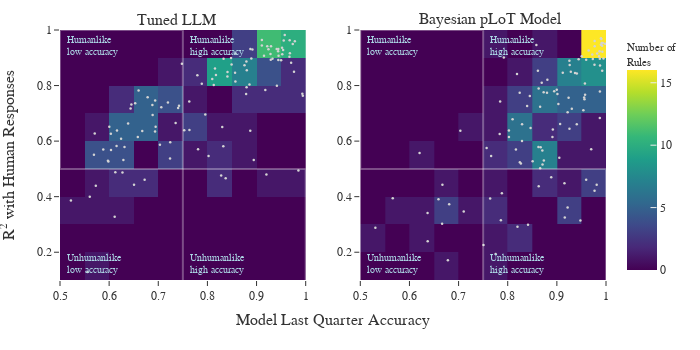

Write notebook code for a chart like this one.
### Markdown cell above
# Heatmap Plot

### Code cell
from scipy.stats import percentileofscore
import re
import statsmodels.formula.api as smf

# # Construct the columns for the different powers of x
# def get_r2_statsmodels(x, y, k=1):
#     xpoly = np.column_stack([x**i for i in range(k+1)])    
#     return sm.OLS(y, xpoly).fit().rsquared

# Use the formula API and construct a formula describing the polynomial
def get_r2_statsmodels_formula(x, y, k=1):
    formula = 'y ~ 1 + ' + ' + '.join('I(x**{})'.format(i) for i in range(1, k+1))
    data = {'x': x, 'y': y}
    return smf.ols(formula, data).fit() # or rsquared_adj

def find_acc_to_r2_corr(df_name, folder_name):
    
    def func(x, b, c, d):
        return  b*(x**2) + c *x + d

    fig = make_subplots(rows=1, cols=2, subplot_titles=['Tuned LLM', 'Bayesian pLoT Model'], horizontal_spacing=0.15,
            x_title='Model Last Quarter Accuracy', y_title='R<sup>2</sup> with Human Responses')

    mdf = pd.read_csv(data_files[df_name])
    mdf = mdf[~mdf['concept'].isin(['hg200', 'hg201'])]
    bdf =  pd.read_csv(data_files['PTG16'])
    hdf = pd.read_csv("./data/compiled_individual_humans.csv")    
    model_stats = pd.read_csv("./results/experiment_1/model_indiv_stats_with_exp3.csv")

    # mdf = mdf[~mdf['concept'].isin(SUBSETS['boolean'])]
    maccs = []
    baccs = []
    mcorrs = []
    bcorrs = []
    concepts = []
    for concept in mdf['concept'].unique():
        mscore = np.array([float(x) for x in re.sub(",", " ", mdf[mdf['concept'] == concept]['mscores'].iloc[0][1:-1]).split()])
        bscore = np.array([float(x) for x in re.sub(",", " ", bdf[bdf['concept'] == concept]['mscores'].iloc[0][1:-1]).split()])
        hscore = np.array([float(x) for x in re.sub(",", " ", mdf[mdf['concept'] == concept]['hscores'].iloc[0][1:-1]).split()])
        
        # answer_idx = (np.array(hdf[hdf['concepts'] == concept]['answers'])).astype(int)
        # yes_rate = np.mean(answer_idx)

        # hlq_accuracy = hdf_stats[hdf_stats['concept'] == concept]['last_quarter_mean'].item()
        # hlq_sd = hdf_stats[hdf_stats['concept'] == concept]['last_quarter_sd'].item()

        # percentile = model_stats[(model_stats['concept'] == concept) & (model_stats['subject'] == folder_name)]['last_quarter_percentile'].item()
        # hdf_scores = [float(x) for x in re.sub(",", " ", hdf_stats[hdf_stats['concept'] == concept]['last_quarter_scores'].item()[1: -1]).split()]
        # percentile = percentileofscore(hdf_scores, mlq_accuracy, 'weak')
        # print(hlq_accuracy, hdf_scores)
        # print(concept, mlq_accuracy, percentile)
        # hlq_accuracy = hscore[-(len(mscore)//4):].mean()
        corr = (mdf[mdf['concept'] == concept]['pyes_corr'] ** 2).item()
        bcorr = (bdf[bdf['concept'] == concept]['pyes_corr'] ** 2).item()
        # accs.append(mlq_accuracy - (hlq_accuracy - hlq_sd))
        
        blq_accuracy = bscore[3*(len(bscore)//4):].mean()
        baccs.append(blq_accuracy)
        bcorrs.append(bcorr)

        mlq_accuracy = mscore[3*(len(mscore)//4):].mean()
        maccs.append(mlq_accuracy)
        mcorrs.append(corr)

        # corrs.append(corr-bcorr)
        concepts.append(concept)

    fig.add_trace(go.Histogram2d(
        x=maccs,
        y=mcorrs,
        colorscale='viridis',
        nbinsx=15,
        nbinsy=15,
        zmax=15,
        zmin=0,
        histnorm='',
        coloraxis='coloraxis'
    ), row=1,col=1)

    fig.add_trace(go.Histogram2d(
        x=baccs,
        y=bcorrs,
        zmax=15,
        zmin=0,
        nbinsx=15,
        nbinsy=15,
        coloraxis='coloraxis',
        colorscale='viridis',
        histnorm=''
    ), row=1,col=2)

    fig.add_trace(go.Scatter(x=maccs, y=mcorrs,
                customdata = [[c for c in concepts], [READABLE[c] for c in concepts]],
                hoverinfo='text', text=[READABLE[c] for c in concepts],
                # marker_color=["darkblue" if c in SUBSETS['boolean'] else "coral" for c in concepts],
                marker_color='lightgray',
                marker_size=2.5,
                showlegend=False,
                mode='markers'),
                row=1, col=1)
    
    fig.add_trace(go.Scatter(x=baccs, y=bcorrs,
                customdata = [[c for c in concepts], [READABLE[c] for c in concepts]],
                hoverinfo='text', text=[READABLE[c] for c in concepts],
                # marker_color=["darkblue" if c in SUBSETS['boolean'] else "coral" for c in concepts],
                marker_color='lightgray',
                marker_size=2.5,
                showlegend=False,
                mode='markers'),
                row=1, col=2)
    

    # delta = (np.array(mcorrs) - np.array(bcorrs))
    # delta = (delta - np.mean(delta)) / np.std(delta)
    
    # fig.add_trace(go.Scatter(x=maccs, y=mcorrs,
    #             customdata = [[c for c in concepts], [READABLE[c] for c in concepts]],
    #             hoverinfo='text', text=[READABLE[c] for c in concepts],
    #             # marker_color=["darkblue" if c in SUBSETS['boolean'] else "coral" for c in concepts]
    #             marker_color=delta,
    #             marker=dict(colorscale="balance_r",  
    #                 colorbar=dict(title='R<sup>2</sup>', 
    #                 tickmode='array',
    #                 tickvals=[2.4, 0, -2.4],
    #                 ticktext = ['Tuned<br>Model<br>Higher', 'Same', 'Bayesian<br>Model<br>Higher'],
    #                 outlinewidth=0,
    #                 thickness=15
    #                 )),
    #             showlegend=False,
    #             mode='markers'),
    #             row=1, col=1)
    
    # fig.add_trace(go.Scatter(x=baccs, y=bcorrs, 
    #             hoverinfo='text', text=[READABLE[c] for c in concepts],
    #             # marker_color=["darkblue" if c in SUBSETS['boolean'] else "coral" for c in concepts],
    #             marker_color=delta,
    #             marker=dict(colorscale="balance_r", 
    #                 # colorbar=dict(showticklabels=False)
    #                 ),
    #             showlegend=False,
    #             mode='markers'),
    #             row=1, col=2)
    
    # mfit = get_r2_statsmodels_formula(np.array(maccs), np.array(mcorrs), k=2)
    # bfit = get_r2_statsmodels_formula(np.array(baccs), np.array(bcorrs), k=2)
    
    # data = {'accuracy': maccs + baccs, 'r2': mcorrs + bcorrs, 'is_llm': [1] * len(maccs) + [0] * len(baccs), 'concept': list(mdf['concept'].unique()) + list(mdf['concept'].unique())} 

    # fig.add_trace(go.Scatter(x=sorted(maccs), y=mfit.get_prediction({'x': np.array(sorted(maccs)).reshape((-1, 1))}).predicted_mean, 
    #                 mode='lines', 
    #                 line_width=1,
    #                 showlegend=False,
    #                 marker_color='slategray'
    #                 ), row=1, col=1)
    
    # fig.add_annotation(x=0.84, y=0.48, text=f'R<sup>2</sup>={str(bfit.rsquared)[:4]}', showarrow=False, row=1, col=2)
    # fig.add_annotation(x=0.84, y=0.72, text=f'R<sup>2</sup>={str(mfit.rsquared)[:4]}', showarrow=False, row=1, col=1)

    # fig.add_trace(go.Scatter(x=sorted(baccs), y=bfit.get_prediction({'x': np.array(sorted(baccs)).reshape((-1, 1))}).predicted_mean, 
    #                 mode='lines', 
    #                 line_width=1,
    #                 showlegend=False,
    #                 marker_color='slategray'
    #                 ), row=1, col=2)

    fig['layout'].xaxis= {'anchor': 'y', 'domain': [0.0, 0.45], 
                            'dtick': 0.1, 'showticklabels': True, 'tick0': 0.5, 'range': [0.5, 1]}
    
    fig['layout'].yaxis= {'anchor': 'x', 'domain': [0.0, 1.0], 
                            'dtick': 0.2, 'showticklabels': True, 'tick0': 0.2, 'range': [0.1, 1]}
    fig['layout'].xaxis2= {'anchor': 'y2', 'domain': [0.55, 1.0], 
                            'dtick': 0.1, 'showticklabels': True, 'tick0': 0.5, 'range': [0.5, 1]}
    
    fig['layout'].yaxis2= {'anchor': 'x2', 'domain': [0.0, 1.0], 
                            'dtick': 0.2, 'showticklabels': True, 'tick0': 0.2, 'range': [0.1, 1]}
    
    fig.add_shape(type='rect', xref='x', yref='y', x0=0.75, y0=0, x1=1, y1=0.5, line=dict(color='white', width=2), fillcolor='rgba(0,0,0,0)')
    fig.add_shape(type='rect', xref='x', yref='y', x0=0.5, y0=0.5, x1=0.75, y1=1, line=dict(color='white', width=2), fillcolor='rgba(0,0,0,0)')
    fig.add_shape(type='rect', xref='x2', yref='y2', x0=0.75, y0=0, x1=1, y1=0.5, line=dict(color='white', width=2), fillcolor='rgba(0,0,0,0)')
    fig.add_shape(type='rect', xref='x2', yref='y2', x0=0.5, y0=0.5, x1=0.75, y1=1, line=dict(color='white', width=2), fillcolor='rgba(0,0,0,0)')
    fig.add_annotation(text='Unhumanlike<br>high accuracy', align='left',xref='x', yref='y', x=0.76, y=0.11, yanchor='bottom', xanchor='left', showarrow=False, font_color='lightblue', font_size=9.5)
    fig.add_annotation(text='Unhumanlike<br>low accuracy', align='left',xref='x', yref='y', x=0.51, y=0.11, yanchor='bottom', xanchor='left', showarrow=False, font_color='lightblue', font_size=9.5)
    fig.add_annotation(text='Humanlike<br>low accuracy', align='left',xref='x', yref='y', x=0.51, y=0.99, yanchor='top', xanchor='left', showarrow=False, font_color='lightblue', font_size=9.5)
    fig.add_annotation(text='Humanlike<br>high accuracy', align='left',xref='x', yref='y', x=0.76, y=0.99, yanchor='top', xanchor='left', showarrow=False, font_color='lightblue', font_size=9.5)

    fig.add_annotation(text='Unhumanlike<br>high accuracy', align='left', xref='x2', yref='y2', x=0.76, y=0.11, yanchor='bottom', xanchor='left', showarrow=False, font_color='lightblue', font_size=9.5)
    fig.add_annotation(text='Unhumanlike<br>low accuracy', align='left',xref='x2', yref='y2', x=0.51, y=0.11, yanchor='bottom', xanchor='left', showarrow=False, font_color='lightblue', font_size=9.5)
    fig.add_annotation(text='Humanlike<br>low accuracy', align='left',xref='x2', yref='y2', x=0.51, y=0.99, yanchor='top', xanchor='left', showarrow=False, font_color='lightblue', font_size=9.5)
    fig.add_annotation(text='Humanlike<br>high accuracy', align='left',xref='x2', yref='y2', x=0.76, y=0.99, yanchor='top', xanchor='left', showarrow=False, font_color='lightblue', font_size=9.5)

    fig.update_xaxes(dtick=0.1)
    fig.update_layout(width=700, height=350, template='ggplot2', font_family='times new roman', coloraxis_showscale=False)
    fig.update_layout(
        margin=dict(l=60, r=40, t=30, b=70),
    )
    fig.update_coloraxes(colorscale='viridis', showscale=True, colorbar_title="Number of<br>Rules", colorbar_title_font_size=11)
    # fig.update(layout_showlegend=False) 
    return fig, data

fig, data = find_acc_to_r2_corr('Tuned112-7B', 'gemma7b-tuned112')
fig.show()
fig.write_image('./analysis/fig/e3_versus_bayesian_model.pdf')
# # find_acc_to_r2_corr('Pretrained-7B', 'gemma7b-pretrained')

### Figure 1 — Plotly figure (JSON) as saved in the notebook; plotly's stock layout.template omitted (floating-point values rounded to 4 significant figures; data arrays with more than 128 entries replaced by an {"elided": "..."} marker saying what was removed)
{"data": [{"coloraxis": "coloraxis", "colorscale": [[0, "#440154"], [0.1111, "#482878"], [0.2222, "#3e4989"], [0.3333, "#31688e"], [0.4444, "#26828e"], [0.5556, "#1f9e89"], [0.6667, "#35b779"], [0.7778, "#6ece58"], [0.8889, "#b5de2b"], [1, "#fde725"]], "histnorm": "", "nbinsx": 15, "nbinsy": 15, "type": "histogram2d", "x": [0.9409, 0.6506, 0.7795, 0.5606, 0.8755, 0.9942, 0.7957, 0.7886, 0.9736, 0.8371, 0.8409, 0.8872, 0.8801, 0.9931, 0.9852, 0.5222, 0.6037, 0.6386, 0.6036, 0.8563, 0.8796, 0.7634, 0.8894, 0.9779, 0.9673, 0.7353, 0.7243, 0.8324, 0.629, 0.588, 0.724, 0.6937, 0.653, 0.9289, 0.6243, 0.9413, 0.6584, 0.8154, 0.6885, 0.7528, 0.9241, 0.8302, 0.9762, 0.6722, 0.616, 0.7422, 0.828, 0.8492, 0.6126, 0.9151, 0.9325, 0.8942, 0.7196, 0.9704, 0.6674, 0.9678, 0.9442, 0.8875, 0.9523, 0.6313, 0.9294, 0.9669, 0.8023, 0.92, 0.781, 0.5691, 0.6436, 0.6783, 0.6934, 0.8788, 0.95, 0.8098, 0.6879, 0.9178, 0.8569, 0.9283, 0.9438, 0.6453, 0.8856, 0.8571, 0.8328, 0.8407, 0.9448, 0.7033, 0.5975, 0.6112, 0.9442, 0.8128, 0.556, 0.6003, 0.9519, 0.954, 0.6151, 0.8482, 0.763, 0.8173, 0.9218, 0.9107, 0.8793, 0.6946, 0.8916, 0.9108, 0.5985, 0.7061, 0.9574, 0.7404, 0.5707, 0.748, 0.6599, 0.6271, 0.9553, 0.5728], "xaxis": "x", "y": [0.9315, 0.4433, 0.8369, 0.3998, 0.8731, 0.7634, 0.6959, 0.8062, 0.9499, 0.4667, 0.8489, 0.6375, 0.8549, 0.7706, 0.4944, 0.3866, 0.5684, 0.6632, 0.6266, 0.8463, 0.7939, 0.6397, 0.8975, 0.9592, 0.9633, 0.665, 0.5961, 0.5811, 0.5318, 0.5701, 0.537, 0.7459, 0.7365, 0.8927, 0.6083, 0.799, 0.6144, 0.8613, 0.6942, 0.6389, 0.9309, 0.6508, 0.8495, 0.4608, 0.6383, 0.7276, 0.4763, 0.8762, 0.4876, 0.9072, 0.8968, 0.5316, 0.7386, 0.8819, 0.6363, 0.9166, 0.9319, 0.9317, 0.913, 0.5786, 0.9411, 0.9035, 0.5463, 0.48, 0.5703, 0.5507, 0.717, 0.7582, 0.6342, 0.7698, 0.891, 0.8237, 0.7299, 0.7843, 0.8148, 0.9138, 0.9236, 0.7316, 0.8041, 0.9155, 0.8961, 0.8324, 0.9075, 0.5867, 0.5295, 0.3276, 0.8916, 0.8016, 0.129, 0.652, 0.9359, 0.928, 0.5825, 0.8994, 0.7425, 0.8376, 0.9415, 0.9442, 0.8866, 0.6517, 0.9301, 0.9643, 0.5269, 0.7217, 0.9821, 0.7191, 0.6273, 0.8787, 0.7826, 0.4868, 0.9624, 0.4396], "yaxis": "y", "zmax": 15, "zmin": 0}, {"coloraxis": "coloraxis", "colorscale": [[0, "#440154"], [0.1111, "#482878"], [0.2222, "#3e4989"], [0.3333, "#31688e"], [0.4444, "#26828e"], [0.5556, "#1f9e89"], [0.6667, "#35b779"], [0.7778, "#6ece58"], [0.8889, "#b5de2b"], [1, "#fde725"]], "histnorm": "", "nbinsx": 15, "nbinsy": 15, "type": "histogram2d", "x": [0.9443, 0.6372, 0.9219, 0.7507, 0.88, 0.9539, 0.8465, 0.926, 0.9911, 0.9161, 0.9406, 0.8735, 0.8247, 0.9767, 0.9699, 0.6671, 0.8625, 0.6665, 0.7105, 0.8731, 0.9067, 0.8918, 0.8395, 0.9983, 0.9897, 0.891, 0.9574, 0.867, 0.8024, 0.6206, 0.8885, 0.8244, 0.905, 0.9768, 0.7846, 0.9571, 0.9874, 0.9239, 0.9284, 0.7881, 0.9255, 0.8629, 0.9405, 0.8167, 0.9596, 0.8268, 0.8413, 0.9731, 0.8807, 0.9923, 0.9859, 0.9155, 0.8292, 0.9219, 0.7036, 0.982, 0.9874, 0.972, 0.9562, 0.8659, 0.9926, 0.9765, 0.903, 0.9479, 0.7861, 0.5661, 0.7836, 0.8506, 0.8199, 0.9256, 0.9878, 0.8945, 0.8291, 0.8631, 0.8614, 0.9505, 0.9868, 0.6591, 0.9012, 0.9597, 0.8583, 0.8705, 0.9934, 0.6369, 0.8449, 0.8998, 0.9556, 0.9304, 0.7754, 0.7662, 0.9949, 0.9769, 0.866, 0.7921, 0.8099, 0.9875, 0.937, 0.9647, 0.8692, 0.8024, 0.912, 0.9897, 0.6809, 0.7642, 0.9906, 0.8708, 0.9811, 0.8189, 0.7571, 0.6782, 0.9921, 0.5307], "xaxis": "x2", "y": [0.8949, 0.2391, 0.7043, 0.2262, 0.7744, 0.7109, 0.6468, 0.8738, 0.9532, 0.325, 0.8435, 0.5305, 0.5237, 0.4209, 0.5711, 0.443, 0.5788, 0.3027, 0.3463, 0.7761, 0.6618, 0.6418, 0.726, 0.9506, 0.9704, 0.6144, 0.7672, 0.5775, 0.6145, 0.5572, 0.4701, 0.7743, 0.5397, 0.9608, 0.7424, 0.8078, 0.683, 0.7564, 0.8495, 0.4126, 0.8893, 0.7896, 0.6611, 0.5697, 0.4611, 0.5196, 0.2985, 0.8955, 0.8213, 0.8532, 0.9055, 0.4481, 0.6608, 0.3606, 0.6374, 0.9154, 0.8965, 0.9118, 0.7503, 0.7235, 0.9216, 0.8747, 0.7332, 0.314, 0.3147, 0.394, 0.6256, 0.5276, 0.2915, 0.6444, 0.8718, 0.7791, 0.6003, 0.4373, 0.8529, 0.9058, 0.9239, 0.3904, 0.7696, 0.8925, 0.9457, 0.5666, 0.9534, 0.3416, 0.762, 0.7853, 0.7571, 0.7165, 0.1933, 0.5466, 0.8973, 0.9416, 0.5021, 0.9012, 0.6788, 0.7788, 0.8456, 0.9259, 0.8101, 0.6378, 0.8461, 0.9465, 0.3724, 0.3932, 0.9675, 0.5155, 0.4429, 0.8413, 0.5748, 0.171, 0.9435, 0.2882], "yaxis": "y2", "zmax": 15, "zmin": 0}, {"customdata": {"elided": "2x112 str values"}, "hoverinfo": "text", "marker": {"color": "lightgray", "size": 2.5}, "mode": "markers", "showlegend": false, "text": ["circle and not blue", "there is another object of the same shape<br>and another different object of the same color", "same shape as a blue object", "exactly one object in the set is blue excluding this object", "blue and same shape as another object", "false", "all objects of the same shape are blue", "circle xor (not blue)", "circle", "same shape as one of the unique largest that is not itself", "larger than some other object", "unique largest and blue", "unique circle", "true", "(blue or circle) and no other object is (blue or circle)", "exactly one other object is the same color", "same color as all other objects of the same shape", "(circle) or (same color as all other objects of the same shape)", "every other object   shares at least one feature  with this object", "(circle or blue) or  (triangle and green)", "same shape as a blue or green object", "larger than all other objects", "(circle and blue) or (triangle and green)", "medium or small", "large", "same shape as another object", "there is a triangle in the set", "blue and no other object is blue", "exactly one blue object that is the same shape excluding this object", "all other objects of the same shape are blue", "same shape as another object that is blue", "same shape as one of the largest and blue", "exists another object of the same shape that is blue", "circle or blue", "exactly one blue object that is the same shape", "small and blue", "no other object has the same shape", "same shape as an object that is blue or green", "one of the largest of its shape", "same shape as a uniquely blue object", "circle or (blue and triangle)", "unique blue object", "the unique object that is (blue and circle)", "one of the smallest of objects who share a shape with another object", "at least one other object of the same shape is the same color", "the unique smallest object", "same shape and color as another object", "circle xor blue", "at least one other object of the same shape is not the same color", "large or small", "blue implies circle", "the unique element and is (blue or green)", "(same shape as one of the largest) or blue", "the unique object", "there is another object of the same shape<br>that is the same color as another different object", "circle and (not blue)", "circle or (triangle implies blue)", "(circle or triangle) implies blue", "not (circle and blue)", "same size as another object", "not (circle or blue)", "circle and blue", "not one of the largest or smallest", "the unique element and is (blue or circle)", "one of the largest or smallest", "blue or (same color as all other objects of the same shape)", "same shape as the unique largest blue object", "same shape as a (circle or blue) object", "same shape as the unique largest", "green or same shape as a blue object", "large or medium", "one of the smallest", "(not blue) and same shape as a blue object", "(blue or green) and no other object is blue or green", "unique largest blue object", "(not blue) implies (not circle)", "all objects of this shape are blue", "same shape as one of the largest", "blue implies size 1", "blue or small", "(same shape as one of the largest) and blue", "green and same shape as a blue object", "medium", "there is another object of the same shape and another object of the same color", "same shape as a blue object", "same color as another object", "the unique element and is (blue and circle)", "larger than or equal-sized with all objects", "exactly one blue object in the set", "same shape as another object that is blue or green", "circle or triangle", "small", "same color as all other objects of the same shape", "(same shape as a blue object) and circle", "unique largest (blue or green) object", "not (circle xor blue)", "circle implies blue", "blue or green", "one of the largest and blue", "does not exist another object with same shape and color", "blue or larger than all other objects", "(not blue) implies circle", "same shape as one of the largest that is not itself", "exactly one blue object that is the same shape excluding this object", "blue", "larger than a blue object", "same size as a circular object", "blue or (larger or equal in size to all other objects)", "same shape as a uniquely smallest object", "at least one other object of the same shape is blue", "not circle", "blue or same shape as another object"], "type": "scatter", "x": [0.9409, 0.6506, 0.7795, 0.5606, 0.8755, 0.9942, 0.7957, 0.7886, 0.9736, 0.8371, 0.8409, 0.8872, 0.8801, 0.9931, 0.9852, 0.5222, 0.6037, 0.6386, 0.6036, 0.8563, 0.8796, 0.7634, 0.8894, 0.9779, 0.9673, 0.7353, 0.7243, 0.8324, 0.629, 0.588, 0.724, 0.6937, 0.653, 0.9289, 0.6243, 0.9413, 0.6584, 0.8154, 0.6885, 0.7528, 0.9241, 0.8302, 0.9762, 0.6722, 0.616, 0.7422, 0.828, 0.8492, 0.6126, 0.9151, 0.9325, 0.8942, 0.7196, 0.9704, 0.6674, 0.9678, 0.9442, 0.8875, 0.9523, 0.6313, 0.9294, 0.9669, 0.8023, 0.92, 0.781, 0.5691, 0.6436, 0.6783, 0.6934, 0.8788, 0.95, 0.8098, 0.6879, 0.9178, 0.8569, 0.9283, 0.9438, 0.6453, 0.8856, 0.8571, 0.8328, 0.8407, 0.9448, 0.7033, 0.5975, 0.6112, 0.9442, 0.8128, 0.556, 0.6003, 0.9519, 0.954, 0.6151, 0.8482, 0.763, 0.8173, 0.9218, 0.9107, 0.8793, 0.6946, 0.8916, 0.9108, 0.5985, 0.7061, 0.9574, 0.7404, 0.5707, 0.748, 0.6599, 0.6271, 0.9553, 0.5728], "xaxis": "x", "y": [0.9315, 0.4433, 0.8369, 0.3998, 0.8731, 0.7634, 0.6959, 0.8062, 0.9499, 0.4667, 0.8489, 0.6375, 0.8549, 0.7706, 0.4944, 0.3866, 0.5684, 0.6632, 0.6266, 0.8463, 0.7939, 0.6397, 0.8975, 0.9592, 0.9633, 0.665, 0.5961, 0.5811, 0.5318, 0.5701, 0.537, 0.7459, 0.7365, 0.8927, 0.6083, 0.799, 0.6144, 0.8613, 0.6942, 0.6389, 0.9309, 0.6508, 0.8495, 0.4608, 0.6383, 0.7276, 0.4763, 0.8762, 0.4876, 0.9072, 0.8968, 0.5316, 0.7386, 0.8819, 0.6363, 0.9166, 0.9319, 0.9317, 0.913, 0.5786, 0.9411, 0.9035, 0.5463, 0.48, 0.5703, 0.5507, 0.717, 0.7582, 0.6342, 0.7698, 0.891, 0.8237, 0.7299, 0.7843, 0.8148, 0.9138, 0.9236, 0.7316, 0.8041, 0.9155, 0.8961, 0.8324, 0.9075, 0.5867, 0.5295, 0.3276, 0.8916, 0.8016, 0.129, 0.652, 0.9359, 0.928, 0.5825, 0.8994, 0.7425, 0.8376, 0.9415, 0.9442, 0.8866, 0.6517, 0.9301, 0.9643, 0.5269, 0.7217, 0.9821, 0.7191, 0.6273, 0.8787, 0.7826, 0.4868, 0.9624, 0.4396], "yaxis": "y"}, {"customdata": {"elided": "2x112 str values"}, "hoverinfo": "text", "marker": {"color": "lightgray", "size": 2.5}, "mode": "markers", "showlegend": false, "text": ["circle and not blue", "there is another object of the same shape<br>and another different object of the same color", "same shape as a blue object", "exactly one object in the set is blue excluding this object", "blue and same shape as another object", "false", "all objects of the same shape are blue", "circle xor (not blue)", "circle", "same shape as one of the unique largest that is not itself", "larger than some other object", "unique largest and blue", "unique circle", "true", "(blue or circle) and no other object is (blue or circle)", "exactly one other object is the same color", "same color as all other objects of the same shape", "(circle) or (same color as all other objects of the same shape)", "every other object   shares at least one feature  with this object", "(circle or blue) or  (triangle and green)", "same shape as a blue or green object", "larger than all other objects", "(circle and blue) or (triangle and green)", "medium or small", "large", "same shape as another object", "there is a triangle in the set", "blue and no other object is blue", "exactly one blue object that is the same shape excluding this object", "all other objects of the same shape are blue", "same shape as another object that is blue", "same shape as one of the largest and blue", "exists another object of the same shape that is blue", "circle or blue", "exactly one blue object that is the same shape", "small and blue", "no other object has the same shape", "same shape as an object that is blue or green", "one of the largest of its shape", "same shape as a uniquely blue object", "circle or (blue and triangle)", "unique blue object", "the unique object that is (blue and circle)", "one of the smallest of objects who share a shape with another object", "at least one other object of the same shape is the same color", "the unique smallest object", "same shape and color as another object", "circle xor blue", "at least one other object of the same shape is not the same color", "large or small", "blue implies circle", "the unique element and is (blue or green)", "(same shape as one of the largest) or blue", "the unique object", "there is another object of the same shape<br>that is the same color as another different object", "circle and (not blue)", "circle or (triangle implies blue)", "(circle or triangle) implies blue", "not (circle and blue)", "same size as another object", "not (circle or blue)", "circle and blue", "not one of the largest or smallest", "the unique element and is (blue or circle)", "one of the largest or smallest", "blue or (same color as all other objects of the same shape)", "same shape as the unique largest blue object", "same shape as a (circle or blue) object", "same shape as the unique largest", "green or same shape as a blue object", "large or medium", "one of the smallest", "(not blue) and same shape as a blue object", "(blue or green) and no other object is blue or green", "unique largest blue object", "(not blue) implies (not circle)", "all objects of this shape are blue", "same shape as one of the largest", "blue implies size 1", "blue or small", "(same shape as one of the largest) and blue", "green and same shape as a blue object", "medium", "there is another object of the same shape and another object of the same color", "same shape as a blue object", "same color as another object", "the unique element and is (blue and circle)", "larger than or equal-sized with all objects", "exactly one blue object in the set", "same shape as another object that is blue or green", "circle or triangle", "small", "same color as all other objects of the same shape", "(same shape as a blue object) and circle", "unique largest (blue or green) object", "not (circle xor blue)", "circle implies blue", "blue or green", "one of the largest and blue", "does not exist another object with same shape and color", "blue or larger than all other objects", "(not blue) implies circle", "same shape as one of the largest that is not itself", "exactly one blue object that is the same shape excluding this object", "blue", "larger than a blue object", "same size as a circular object", "blue or (larger or equal in size to all other objects)", "same shape as a uniquely smallest object", "at least one other object of the same shape is blue", "not circle", "blue or same shape as another object"], "type": "scatter", "x": [0.9443, 0.6372, 0.9219, 0.7507, 0.88, 0.9539, 0.8465, 0.926, 0.9911, 0.9161, 0.9406, 0.8735, 0.8247, 0.9767, 0.9699, 0.6671, 0.8625, 0.6665, 0.7105, 0.8731, 0.9067, 0.8918, 0.8395, 0.9983, 0.9897, 0.891, 0.9574, 0.867, 0.8024, 0.6206, 0.8885, 0.8244, 0.905, 0.9768, 0.7846, 0.9571, 0.9874, 0.9239, 0.9284, 0.7881, 0.9255, 0.8629, 0.9405, 0.8167, 0.9596, 0.8268, 0.8413, 0.9731, 0.8807, 0.9923, 0.9859, 0.9155, 0.8292, 0.9219, 0.7036, 0.982, 0.9874, 0.972, 0.9562, 0.8659, 0.9926, 0.9765, 0.903, 0.9479, 0.7861, 0.5661, 0.7836, 0.8506, 0.8199, 0.9256, 0.9878, 0.8945, 0.8291, 0.8631, 0.8614, 0.9505, 0.9868, 0.6591, 0.9012, 0.9597, 0.8583, 0.8705, 0.9934, 0.6369, 0.8449, 0.8998, 0.9556, 0.9304, 0.7754, 0.7662, 0.9949, 0.9769, 0.866, 0.7921, 0.8099, 0.9875, 0.937, 0.9647, 0.8692, 0.8024, 0.912, 0.9897, 0.6809, 0.7642, 0.9906, 0.8708, 0.9811, 0.8189, 0.7571, 0.6782, 0.9921, 0.5307], "xaxis": "x2", "y": [0.8949, 0.2391, 0.7043, 0.2262, 0.7744, 0.7109, 0.6468, 0.8738, 0.9532, 0.325, 0.8435, 0.5305, 0.5237, 0.4209, 0.5711, 0.443, 0.5788, 0.3027, 0.3463, 0.7761, 0.6618, 0.6418, 0.726, 0.9506, 0.9704, 0.6144, 0.7672, 0.5775, 0.6145, 0.5572, 0.4701, 0.7743, 0.5397, 0.9608, 0.7424, 0.8078, 0.683, 0.7564, 0.8495, 0.4126, 0.8893, 0.7896, 0.6611, 0.5697, 0.4611, 0.5196, 0.2985, 0.8955, 0.8213, 0.8532, 0.9055, 0.4481, 0.6608, 0.3606, 0.6374, 0.9154, 0.8965, 0.9118, 0.7503, 0.7235, 0.9216, 0.8747, 0.7332, 0.314, 0.3147, 0.394, 0.6256, 0.5276, 0.2915, 0.6444, 0.8718, 0.7791, 0.6003, 0.4373, 0.8529, 0.9058, 0.9239, 0.3904, 0.7696, 0.8925, 0.9457, 0.5666, 0.9534, 0.3416, 0.762, 0.7853, 0.7571, 0.7165, 0.1933, 0.5466, 0.8973, 0.9416, 0.5021, 0.9012, 0.6788, 0.7788, 0.8456, 0.9259, 0.8101, 0.6378, 0.8461, 0.9465, 0.3724, 0.3932, 0.9675, 0.5155, 0.4429, 0.8413, 0.5748, 0.171, 0.9435, 0.2882], "yaxis": "y2"}], "layout": {"annotations": [{"font": {"size": 16}, "showarrow": false, "text": "Tuned LLM", "x": 0.2125, "xanchor": "center", "xref": "paper", "y": 1, "yanchor": "bottom", "yref": "paper"}, {"font": {"size": 16}, "showarrow": false, "text": "Bayesian pLoT Model", "x": 0.7875, "xanchor": "center", "xref": "paper", "y": 1, "yanchor": "bottom", "yref": "paper"}, {"font": {"size": 16}, "showarrow": false, "text": "Model Last Quarter Accuracy", "x": 0.5, "xanchor": "center", "xref": "paper", "y": 0, "yanchor": "top", "yref": "paper", "yshift": -30}, {"font": {"size": 16}, "showarrow": false, "text": "R<sup>2</sup> with Human Responses", "textangle": -90, "x": 0, "xanchor": "right", "xref": "paper", "xshift": -40, "y": 0.5, "yanchor": "middle", "yref": "paper"}, {"align": "left", "font": {"color": "lightblue", "size": 9.5}, "showarrow": false, "text": "Unhumanlike<br>high accuracy", "x": 0.76, "xanchor": "left", "xref": "x", "y": 0.11, "yanchor": "bottom", "yref": "y"}, {"align": "left", "font": {"color": "lightblue", "size": 9.5}, "showarrow": false, "text": "Unhumanlike<br>low accuracy", "x": 0.51, "xanchor": "left", "xref": "x", "y": 0.11, "yanchor": "bottom", "yref": "y"}, {"align": "left", "font": {"color": "lightblue", "size": 9.5}, "showarrow": false, "text": "Humanlike<br>low accuracy", "x": 0.51, "xanchor": "left", "xref": "x", "y": 0.99, "yanchor": "top", "yref": "y"}, {"align": "left", "font": {"color": "lightblue", "size": 9.5}, "showarrow": false, "text": "Humanlike<br>high accuracy", "x": 0.76, "xanchor": "left", "xref": "x", "y": 0.99, "yanchor": "top", "yref": "y"}, {"align": "left", "font": {"color": "lightblue", "size": 9.5}, "showarrow": false, "text": "Unhumanlike<br>high accuracy", "x": 0.76, "xanchor": "left", "xref": "x2", "y": 0.11, "yanchor": "bottom", "yref": "y2"}, {"align": "left", "font": {"color": "lightblue", "size": 9.5}, "showarrow": false, "text": "Unhumanlike<br>low accuracy", "x": 0.51, "xanchor": "left", "xref": "x2", "y": 0.11, "yanchor": "bottom", "yref": "y2"}, {"align": "left", "font": {"color": "lightblue", "size": 9.5}, "showarrow": false, "text": "Humanlike<br>low accuracy", "x": 0.51, "xanchor": "left", "xref": "x2", "y": 0.99, "yanchor": "top", "yref": "y2"}, {"align": "left", "font": {"color": "lightblue", "size": 9.5}, "showarrow": false, "text": "Humanlike<br>high accuracy", "x": 0.76, "xanchor": "left", "xref": "x2", "y": 0.99, "yanchor": "top", "yref": "y2"}], "coloraxis": {"colorbar": {"title": {"font": {"size": 11}, "text": "Number of<br>Rules"}}, "colorscale": [[0, "#440154"], [0.1111, "#482878"], [0.2222, "#3e4989"], [0.3333, "#31688e"], [0.4444, "#26828e"], [0.5556, "#1f9e89"], [0.6667, "#35b779"], [0.7778, "#6ece58"], [0.8889, "#b5de2b"], [1, "#fde725"]], "showscale": true}, "font": {"family": "times new roman"}, "height": 350, "margin": {"b": 70, "l": 60, "r": 40, "t": 30}, "shapes": [{"fillcolor": "rgba(0,0,0,0)", "line": {"color": "white", "width": 2}, "type": "rect", "x0": 0.75, "x1": 1, "xref": "x", "y0": 0, "y1": 0.5, "yref": "y"}, {"fillcolor": "rgba(0,0,0,0)", "line": {"color": "white", "width": 2}, "type": "rect", "x0": 0.5, "x1": 0.75, "xref": "x", "y0": 0.5, "y1": 1, "yref": "y"}, {"fillcolor": "rgba(0,0,0,0)", "line": {"color": "white", "width": 2}, "type": "rect", "x0": 0.75, "x1": 1, "xref": "x2", "y0": 0, "y1": 0.5, "yref": "y2"}, {"fillcolor": "rgba(0,0,0,0)", "line": {"color": "white", "width": 2}, "type": "rect", "x0": 0.5, "x1": 0.75, "xref": "x2", "y0": 0.5, "y1": 1, "yref": "y2"}], "width": 700, "xaxis": {"anchor": "y", "domain": [0, 0.45], "dtick": 0.1, "range": [0.5, 1], "showticklabels": true, "tick0": 0.5}, "xaxis2": {"anchor": "y2", "domain": [0.55, 1], "dtick": 0.1, "range": [0.5, 1], "showticklabels": true, "tick0": 0.5}, "yaxis": {"anchor": "x", "domain": [0, 1], "dtick": 0.2, "range": [0.1, 1], "showticklabels": true, "tick0": 0.2}, "yaxis2": {"anchor": "x2", "domain": [0, 1], "dtick": 0.2, "range": [0.1, 1], "showticklabels": true, "tick0": 0.2}}}
